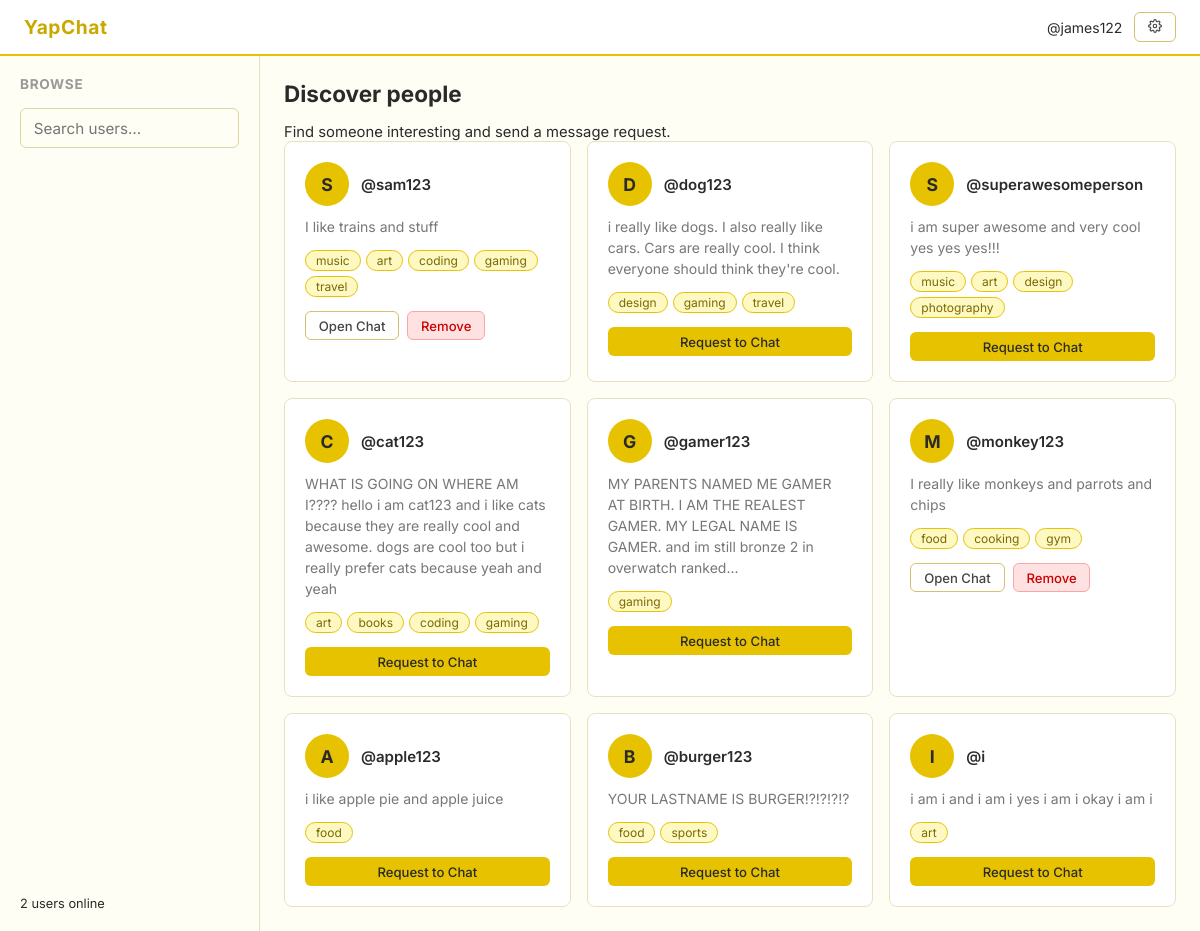
Screenshot of /browse (signed in) with the database file from the repository.
### tables this page shows
CREATE TABLE users (
                username      TEXT PRIMARY KEY,
                password_hash TEXT NOT NULL,
                bio           TEXT DEFAULT '',
                tags          TEXT DEFAULT ''
            );

### main.py (the view)
@app.route('/browse')
@login_required
def browse():
    me = session['username']
    with get_db() as conn:
        my_row = conn.execute(
            'SELECT tags FROM users WHERE username = ?', (me,)
        ).fetchone()
        rows = conn.execute(
            'SELECT username, bio, tags FROM users WHERE username != ?', (me,)
        ).fetchall()
        incoming = conn.execute(
            'SELECT from_user FROM requests WHERE to_user = ?', (me,)
        ).fetchall()
    my_tags = set(t.strip() for t in my_row['tags'].split(',') if t.strip())
    with get_db() as conn:
        connections = conn.execute(
            'SELECT user1, user2 FROM connections WHERE user1 = ? OR user2 = ?',
            (me, me)
        ).fetchall()
    connected_users = set()
    for c in connections:
        other = c['user2'] if c['user1'] == me else c['user1']
        connected_users.add(other)
    other_users = []
    for r in rows:
        user_tags = [t.strip() for t in r['tags'].split(',') if t.strip()]
        shared = len(my_tags & set(user_tags))
        other_users.append({
            'username':  r['username'],
            'bio':       r['bio'],
            'tags':      user_tags,
            'shared':    shared,                              #used for sorting, not displayed
            'connected': r['username'] in connected_users    #True if already connected, False if not
        })
    other_users.sort(key=lambda u: u['shared'], reverse=True)
    incoming_requests = [r['from_user'] for r in incoming]
    return render_template('browse.html', users=other_users,
                           current_user=me, incoming_requests=incoming_requests,
                           online_count=len(online_users))                          #displays how many users online/logged in currently.

### main.py (called while the page is built)
def get_db():
    conn = sqlite3.connect(DATABASE)
    conn.row_factory = sqlite3.Row
    return conn

def login_required(f):
    from functools import wraps
    @wraps(f)
    def decorated(*args, **kwargs):
        if 'username' not in session:
            return redirect(url_for('home'))
        return f(*args, **kwargs)
    return decorated

### templates/browse.html (shortened to what this page needs)
<!DOCTYPE html>
<html lang="en">
<head>
  <link rel="stylesheet" href="/static/css/style.css">
</head>
<body>
  <nav class="navbar">
    <span class="navbar-brand">YapChat</span>
    <div class="navbar-links">
      <span style="color:var(--muted);font-size:.875rem;">@{{ current_user }}</span>
      <a href="/settings" class="btn btn-secondary btn-sm">
      </a>
    </div>
  </nav>
  <div class="browse-layout">
    <aside class="sidebar">
      <h3>Browse</h3>
      <input type="text" class="search-input" id="searchInput" placeholder="Search users…">
      <div style="margin-top:auto;">
        <p style="font-size:.8rem;">
          {{ online_count }} user{{ 's' if online_count != 1 else '' }} online
        </p>
      </div>
    </aside>
    <main class="main-content">
      <h2 class="anim">Discover people</h2>
      <p class="anim anim-d1" style="margin-top:.35rem;font-size:.925rem;">Find someone interesting and send a message request.</p>
      {% if users %}
      <div class="user-grid" id="userGrid">
        {% for user in users %}
        <div class="user-card anim" data-name="{{ user.username }}" data-tags="{{ user.tags|join(' ') }}">
          <div style="display:flex;align-items:center;gap:.75rem;">
            <div class="user-avatar">{{ user.username[0].upper() }}</div>
            <div>
              <a href="/profile/{{ user.username }}" class="user-name">@{{ user.username }}</a>
            </div>
          </div>
          {% if user.bio %}
          <p class="user-bio">{{ user.bio }}</p>
          {% else %}
          <p class="user-bio" style="font-style:italic;">No bio yet.</p>
          {% endif %}
          {% if user.tags %}
          <div class="tags">
            {% for tag in user.tags %}
            <span class="tag">{{ tag }}</span>
            {% endfor %}
          </div>
          {% endif %}
          {% if user.connected %}
            <div style="display:flex;gap:.5rem;margin-top:.25rem;">
              <a href="/messaging/{{ user.username }}" class="btn btn-secondary btn-sm">Open Chat</a>
              <a href="/remove-user/{{ user.username }}"
                 class="btn btn-danger btn-sm"
                 onclick="return confirm('Remove @{{ user.username }}? You will no longer be connected.')">
                Remove
              </a>
            </div>
          {% else %}
            <a href="/request-chat/{{ user.username }}" class="btn btn-primary btn-sm" style="margin-top:.25rem;">
              Request to Chat
            </a>
          {% endif %}
        </div>
        {% endfor %}
      </div>
      {% else %}
      <div style="margin-top:3rem;text-align:center;opacity:.5;">
        <p>No other users yet. Share the link so friends can join!</p>
      </div>
      {% endif %}
    </main>
  </div>
</body>
</html>

### static/css/style.css (style rules this page uses)
* { box-sizing: border-box; margin: 0; padding: 0; }
body { font-family: 'Inter', sans-serif; background: #fffef5; color: #2a2a2a; font-size: 15px; }
a { color: #b8860b; text-decoration: none; }
input[type=text], input[type=password], textarea { width: 100%; padding: 0.6rem 0.8rem; border: 1px solid #ddd5a0; border-radius: 6px; font-family: inherit; font-size: 0.95rem; background: #fffef5; color: #2a2a2a; outline: none; }
.btn { display: inline-block; padding: 0.6rem 1.2rem; border-radius: 6px; border: 1px solid transparent; font-family: inherit; font-size: 0.9rem; font-weight: 500; cursor: pointer; text-align: center; transition: opacity 0.15s; }
.btn-primary { background: #e6c200; color: #2a2a2a; }
.btn-secondary { background: #fff; color: #444; border-color: #d4c070; }
.btn-danger { background: #fee2e2; color: #c00; border-color: #fca5a5; }
.btn-sm { padding: 0.35rem 0.8rem; font-size: 0.82rem; }
.tags { display: flex; flex-wrap: wrap; gap: 5px; margin-top: 4px; }
.tag { background: #fef9c3; color: #7a6a00; border-radius: 20px; font-size: 0.75rem; padding: 2px 10px; border: 1px solid #e6c200; }
.navbar { background: #fff; border-bottom: 2px solid #e6c200; padding: 0.75rem 1.5rem; display: flex; align-items: center; justify-content: space-between; position: sticky; top: 0; z-index: 10; }
.navbar-brand { font-weight: 700; font-size: 1.2rem; color: #c9a800; letter-spacing: 0.03em; }
.navbar-links { display: flex; align-items: center; gap: 0.75rem; }
.browse-layout { display: grid; grid-template-columns: 260px 1fr; min-height: calc(100vh - 49px); }
.sidebar { border-right: 1px solid #e8e0c0; background: #fffef5; padding: 1.25rem; display: flex; flex-direction: column; gap: 1rem; }
.sidebar h3 { font-size: 0.85rem; text-transform: uppercase; letter-spacing: 0.05em; color: #999; }
.main-content { padding: 1.5rem; }
.main-content h2 { margin-bottom: 1rem; }
.search-input { width: 100%; padding: 0.5rem 0.75rem; border: 1px solid #ddd5a0; border-radius: 6px; font-family: inherit; font-size: 0.9rem; outline: none; background: #fff; }
.user-grid { display: grid; grid-template-columns: repeat(auto-fill, minmax(240px, 1fr)); gap: 1rem; }
.user-card { background: #fff; border: 1px solid #e8e0c0; border-radius: 8px; padding: 1.25rem; display: flex; flex-direction: column; gap: 0.6rem; }
.user-avatar { width: 44px; height: 44px; border-radius: 50%; background: #e6c200; color: #2a2a2a; display: flex; align-items: center; justify-content: center; font-weight: 700; font-size: 1.1rem; }
.user-name { font-weight: 600; color: #2a2a2a; }
.user-bio { font-size: 0.875rem; color: #777; line-height: 1.5; }
.anim { animation: fadeIn 0.3s ease both; }
.anim-d1 { animation-delay: 0.05s; }

### rows the page displays
users: username "S", username "sam123", bio "I like trains and stuff", tags "music" "art" "coding" "gaming" "travel"
users: username "D", username "dog123", bio "i really like dogs. I also really like cars. Cars are really cool. I think everyone should think they're cool.", tags "design" "gaming" "travel"
users: username "S", username "superawesomeperson", bio "i am super awesome and very cool yes yes yes!!!", tags "music" "art" "design" "photography"
users: username "C", username "cat123", bio "WHAT IS GOING ON WHERE AM I???? hello i am cat123 and i like cats because they are really cool and awesome. dogs are cool too but i really prefer cats because yeah and yeah", tags "art" "books" "coding" "gaming"
users: username "G", username "gamer123", bio "MY PARENTS NAMED ME GAMER AT BIRTH. I AM THE REALEST GAMER. MY LEGAL NAME IS GAMER. and im still bronze 2 in overwatch ranked...", tags "gaming"
users: username "M", username "monkey123", bio "I really like monkeys and parrots and chips", tags "food" "cooking" "gym"
users: username "A", username "apple123", bio "i like apple pie and apple juice", tags "food"
users: username "B", username "burger123", bio "YOUR LASTNAME IS BURGER!?!?!?!?", tags "food" "sports"
users: username "I", username "i", bio "i am i and i am i yes i am i okay i am i", tags "art"

### other values shown
{{ current_user }} "james122"
{{ online_count }} "2"
{{ 's' if online_count != 1 else '' }} "s"
